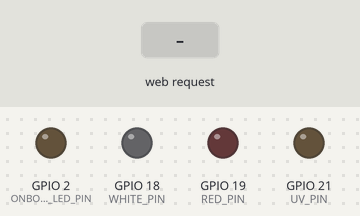
This sketch was run on a simulated ESP32. Parts: output pins drawn as LEDs (lit = HIGH). Inputs (shaded band) come from the test bench. WiFi joins after 1.5 s; servers stay silent unless stated; what the sketch prints to the serial monitor is not drawn.

Above: at 2.7 s.
2.8 s: HTTP request GET /action?cmd=on received
At 4.0 s:
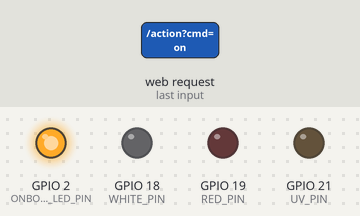
4.3 s: HTTP request GET /action?cmd=white received
At 5.3 s:
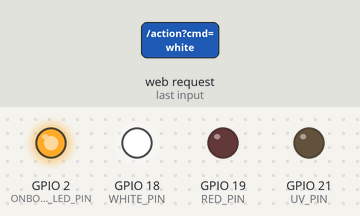
5.8 s: HTTP request GET /action?cmd=off received
At 6.4 s:
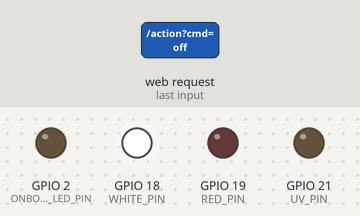
7.3 s: HTTP request GET /action?cmd=fade received
At 7.77 s:
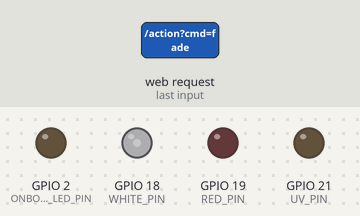
Timing chart, 0 to 10.3 s (numbered marks = the images above; inputs shaded):
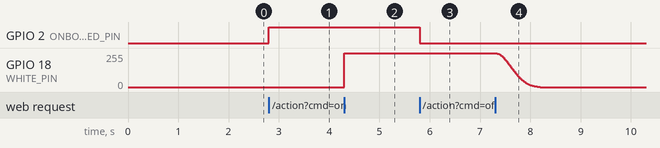

Measured:
- after the input at 2.8 s, GPIO 2 (ONBOARD_LED_PIN): LOW → HIGH at once
- after the input at 4.3 s, GPIO 18 (WHITE_PIN): 0/255 → 255/255 at once
- after the input at 5.8 s, GPIO 2 (ONBOARD_LED_PIN): HIGH → LOW at once
- after the input at 7.3 s, GPIO 18 (WHITE_PIN): moves from 255/255 to 0/255 over 0.88 s, starting at once

The sketch:

halloween_automation.ino
```cpp
#include <WiFi.h>
#include <WebServer.h>
#include <ESPmDNS.h> // Add mDNS support

/*
platformio.ini settings:
[env:esp32dev]
platform = espressif32
board = esp32dev
framework = arduino
*/

const char* ssid = "Black_FBI_Van";
const char* password = "dailylake789";

WebServer server(80);

// Define LED pins
const int WHITE_PIN = 18;  // White LED pin
const int RED_PIN   = 19; // Red LED pin
const int UV_PIN    = 21; // Ultraviolet LED pin

const int LEDC_CHANNEL_WHITE = 0;
const int LEDC_CHANNEL_RED = 1;
const int LEDC_CHANNEL_UV = 2;
const int LEDC_FREQ = 5000;
const int LEDC_RES = 8; // 8-bit PWM

const int ONBOARD_LED_PIN = 2; // Most ESP32 boards use GPIO2 for onboard LED

// Current LED brightness values
uint8_t whiteBrightness = 0;
uint8_t redBrightness = 0;
uint8_t uvBrightness = 0;

void setLEDs(uint8_t white, uint8_t red, uint8_t uv) {
  ledcWrite(LEDC_CHANNEL_WHITE, white);
  ledcWrite(LEDC_CHANNEL_RED, red);
  ledcWrite(LEDC_CHANNEL_UV, uv);
  // Update current values
  whiteBrightness = white;
  redBrightness = red;
  uvBrightness = uv;
}

void fadeOutAllLEDs() {
  // Find the maximum current brightness to fade from
  uint8_t maxBrightness = max(whiteBrightness, max(redBrightness, uvBrightness));

  for (int duty = maxBrightness; duty >= 0; duty--) {
    uint8_t whiteVal = (whiteBrightness > 0) ? map(duty, 0, maxBrightness, 0, whiteBrightness) : 0;
    uint8_t redVal = (redBrightness > 0) ? map(duty, 0, maxBrightness, 0, redBrightness) : 0;
    uint8_t uvVal = (uvBrightness > 0) ? map(duty, 0, maxBrightness, 0, uvBrightness) : 0;

    setLEDs(whiteVal, redVal, uvVal);
    delay(20);
  }
  setLEDs(0, 0, 0); // Ensure all are off
}

void handleAction() {
  String cmd = server.arg("cmd");
  server.sendHeader("Access-Control-Allow-Origin", "*");

  if (cmd == "on") {
    digitalWrite(ONBOARD_LED_PIN, HIGH); // Turn ONBOARD LED ON
    server.send(200, "text/plain", "Onboard LED ON");
  } else if (cmd == "off") {
    digitalWrite(ONBOARD_LED_PIN, LOW); // Turn ONBOARD LED OFF
    server.send(200, "text/plain", "Onboard LED OFF");
  } else if (cmd == "fade") {
    fadeOutAllLEDs();
    server.send(200, "text/plain", "All LEDs faded out");
  } else if (cmd == "white") {
    setLEDs(0, 0, 0); // Turn off all LEDs immediately
    setLEDs(255, 0, 0); // Turn on white LED
    server.send(200, "text/plain", "White LED ON");
  } else if (cmd == "red") {
    fadeOutAllLEDs(); // Fade out any LEDs that are on
    delay(300); // Brief pause
    setLEDs(0, 255, 0); // Turn on red LED
    server.send(200, "text/plain", "Red LED ON");
  } else if (cmd == "blue") {
    fadeOutAllLEDs(); // Fade out any LEDs that are on
    delay(300); // Brief pause
    setLEDs(0, 0, 255); // Turn on UV LED
    server.send(200, "text/plain", "UV LED ON");
  } else {
    server.send(400, "text/plain", "Unknown command");
  }
}

void setup() {
  Serial.begin(115200);

  // Setup PWM for each LED channel
  ledcSetup(LEDC_CHANNEL_WHITE, LEDC_FREQ, LEDC_RES);
  ledcSetup(LEDC_CHANNEL_RED, LEDC_FREQ, LEDC_RES);
  ledcSetup(LEDC_CHANNEL_UV, LEDC_FREQ, LEDC_RES);

  ledcAttachPin(WHITE_PIN, LEDC_CHANNEL_WHITE);
  ledcAttachPin(RED_PIN, LEDC_CHANNEL_RED);
  ledcAttachPin(UV_PIN, LEDC_CHANNEL_UV);

  setLEDs(0, 0, 0); // Start with all LEDs off

  pinMode(ONBOARD_LED_PIN, OUTPUT); // Initialize onboard LED

  WiFi.begin(ssid, password);
  while (WiFi.status() != WL_CONNECTED) {
    delay(500);
    Serial.print(".");
  }
  Serial.println("WiFi connected");
  Serial.println(WiFi.localIP());

  // Start mDNS with a unique hostname for each ESP32
  if (!MDNS.begin("esp32-halloween1")) { // Change hostname for each device
    Serial.println("Error starting mDNS");
    return;
  }
  MDNS.addService("http", "tcp", 80);

  server.on("/action", handleAction);
  server.begin();
}

void loop() {
  server.handleClient();
}
```
